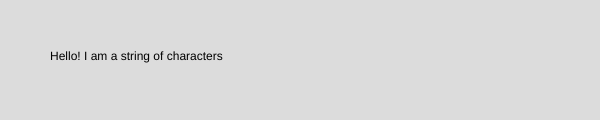
Frame 1 (no input)
Frame 60 (no input): identical to frame 1, image omitted
Frame 120 (the mouse pressed at the canvas centre since frame 60): identical to frame 1, image omitted

The p5.js sketch that drew this single still picture (run headless with seeded random() and noise() and a simulated clock; from frame 60 on, the mouse is pressed at the canvas centre):

// p5.js sketch
// ── sketch.js
function setup() {
    createCanvas(600, 120);
}

function draw() {
    background(220);
    text("Hello! I am a string of characters", 50, height/2)
}
